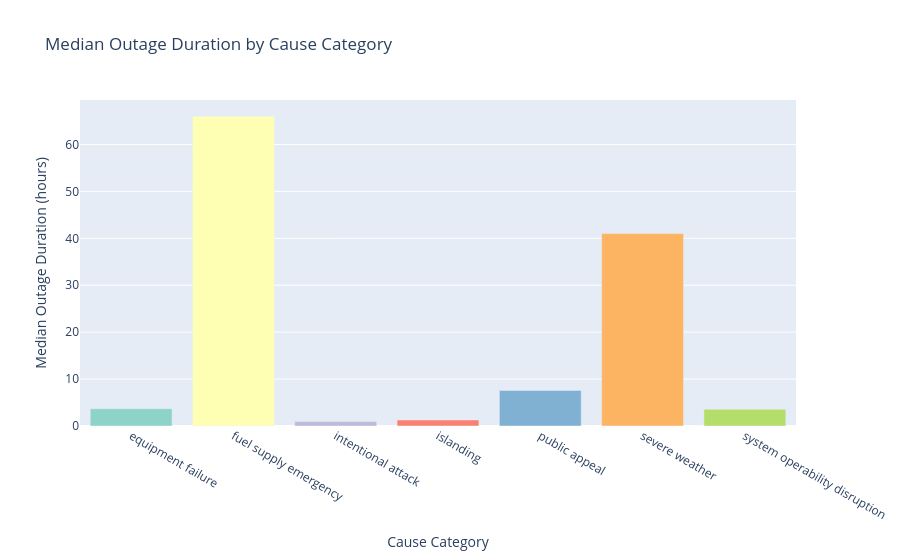

The notebook cell this image was saved under:
### Code cell
median_df = cleaned_df.groupby("Cause_category", as_index=False)[
    "Outage_duration"
].median()

fig = px.bar(
    median_df,
    x="Cause_category",
    y="Outage_duration",
    title="Median Outage Duration by Cause Category",
    labels={
        "Cause_category": "Cause Category",
        "Outage_duration": "Median Outage Duration (hours)",
    },
    color="Cause_category",
    color_discrete_sequence=px.colors.qualitative.Set3,
)

fig.update_layout(showlegend=False)

fig.show()
fig.write_html(
    "/Users/wuyuming/Desktop/proj_4/proj04_page/graph/median_outage_duration_by_cause.html"
)

### Figure 1 — Plotly figure (JSON) as saved in the notebook; plotly's stock layout.template omitted (floating-point values rounded to 4 significant figures)
{"data": [{"alignmentgroup": "True", "hovertemplate": "Cause Category=%{x}<br>Median Outage Duration (hours)=%{y}<extra></extra>", "legendgroup": "equipment failure", "marker": {"color": "rgb(141,211,199)", "pattern": {"shape": ""}}, "name": "equipment failure", "offsetgroup": "equipment failure", "orientation": "v", "showlegend": true, "textposition": "auto", "type": "bar", "x": ["equipment failure"], "xaxis": "x", "y": [3.683], "yaxis": "y"}, {"alignmentgroup": "True", "hovertemplate": "Cause Category=%{x}<br>Median Outage Duration (hours)=%{y}<extra></extra>", "legendgroup": "fuel supply emergency", "marker": {"color": "rgb(255,255,179)", "pattern": {"shape": ""}}, "name": "fuel supply emergency", "offsetgroup": "fuel supply emergency", "orientation": "v", "showlegend": true, "textposition": "auto", "type": "bar", "x": ["fuel supply emergency"], "xaxis": "x", "y": [66], "yaxis": "y"}, {"alignmentgroup": "True", "hovertemplate": "Cause Category=%{x}<br>Median Outage Duration (hours)=%{y}<extra></extra>", "legendgroup": "intentional attack", "marker": {"color": "rgb(190,186,218)", "pattern": {"shape": ""}}, "name": "intentional attack", "offsetgroup": "intentional attack", "orientation": "v", "showlegend": true, "textposition": "auto", "type": "bar", "x": ["intentional attack"], "xaxis": "x", "y": [0.9333], "yaxis": "y"}, {"alignmentgroup": "True", "hovertemplate": "Cause Category=%{x}<br>Median Outage Duration (hours)=%{y}<extra></extra>", "legendgroup": "islanding", "marker": {"color": "rgb(251,128,114)", "pattern": {"shape": ""}}, "name": "islanding", "offsetgroup": "islanding", "orientation": "v", "showlegend": true, "textposition": "auto", "type": "bar", "x": ["islanding"], "xaxis": "x", "y": [1.292], "yaxis": "y"}, {"alignmentgroup": "True", "hovertemplate": "Cause Category=%{x}<br>Median Outage Duration (hours)=%{y}<extra></extra>", "legendgroup": "public appeal", "marker": {"color": "rgb(128,177,211)", "pattern": {"shape": ""}}, "name": "public appeal", "offsetgroup": "public appeal", "orientation": "v", "showlegend": true, "textposition": "auto", "type": "bar", "x": ["public appeal"], "xaxis": "x", "y": [7.583], "yaxis": "y"}, {"alignmentgroup": "True", "hovertemplate": "Cause Category=%{x}<br>Median Outage Duration (hours)=%{y}<extra></extra>", "legendgroup": "severe weather", "marker": {"color": "rgb(253,180,98)", "pattern": {"shape": ""}}, "name": "severe weather", "offsetgroup": "severe weather", "orientation": "v", "showlegend": true, "textposition": "auto", "type": "bar", "x": ["severe weather"], "xaxis": "x", "y": [41], "yaxis": "y"}, {"alignmentgroup": "True", "hovertemplate": "Cause Category=%{x}<br>Median Outage Duration (hours)=%{y}<extra></extra>", "legendgroup": "system operability disruption", "marker": {"color": "rgb(179,222,105)", "pattern": {"shape": ""}}, "name": "system operability disruption", "offsetgroup": "system operability disruption", "orientation": "v", "showlegend": true, "textposition": "auto", "type": "bar", "x": ["system operability disruption"], "xaxis": "x", "y": [3.583], "yaxis": "y"}], "layout": {"barmode": "relative", "legend": {"title": {"text": "Cause Category"}, "tracegroupgap": 0}, "showlegend": false, "title": {"text": "Median Outage Duration by Cause Category"}, "xaxis": {"anchor": "y", "categoryarray": ["equipment failure", "fuel supply emergency", "intentional attack", "islanding", "public appeal", "severe weather", "system operability disruption"], "categoryorder": "array", "domain": [0, 1], "title": {"text": "Cause Category"}}, "yaxis": {"anchor": "x", "domain": [0, 1], "title": {"text": "Median Outage Duration (hours)"}}}}
